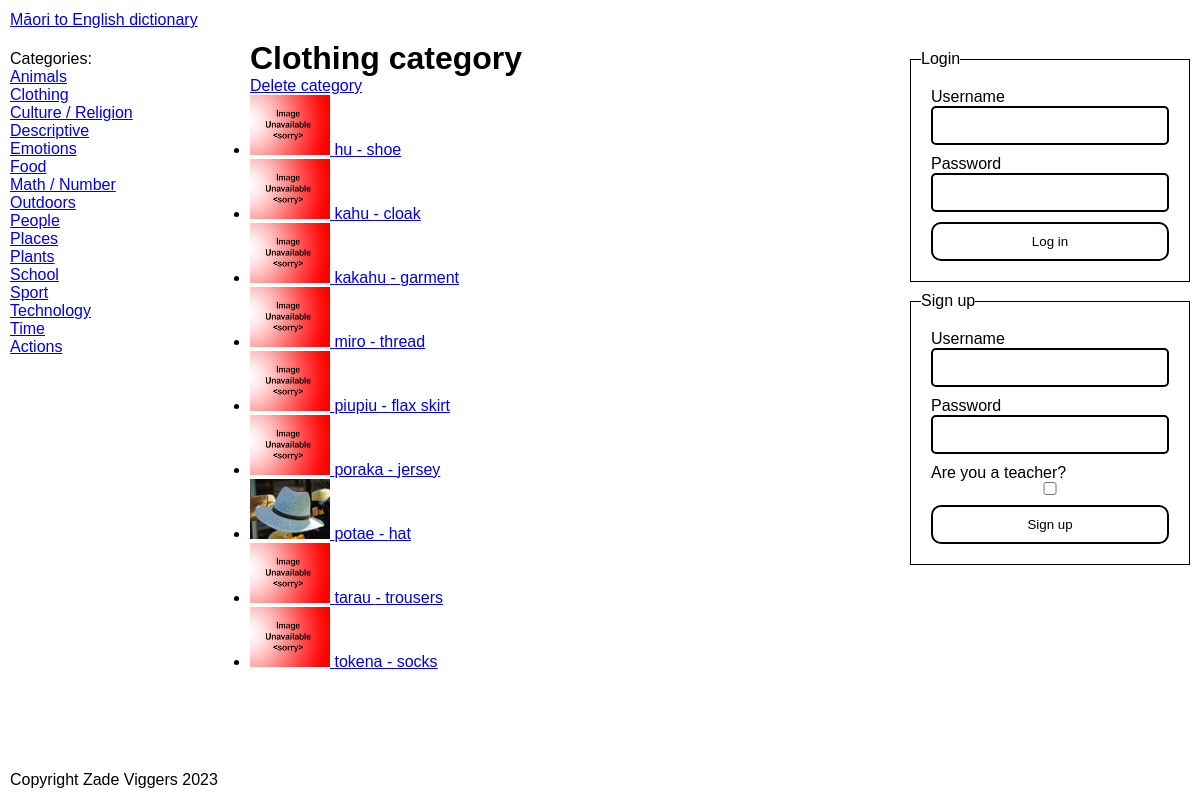
The app's page /categories/2 with its own data.
### tables this page shows
CREATE TABLE "Categories" (
	"ID"	INTEGER NOT NULL UNIQUE,
	"EnglishName"	TEXT NOT NULL,
	PRIMARY KEY("ID" AUTOINCREMENT)
) STRICT;

CREATE TABLE "Words" (
	"ID"	INTEGER NOT NULL UNIQUE,
	"MaoriSpelling"	TEXT NOT NULL,
	"EnglishSpelling"	TEXT NOT NULL,
	"EnglishDefinition"	TEXT NOT NULL,
	"YearLevelFirstEncountered"	INTEGER NOT NULL,
	"ImageFilename"	TEXT,
	"CreatedBy"	INTEGER NOT NULL,
	"CreatedAt"	INTEGER NOT NULL,
	"LastModifiedBy"	INTEGER,
	"LastModifiedAt"	INTEGER,
	"CategoryID"	INTEGER NOT NULL,
	PRIMARY KEY("ID" AUTOINCREMENT),
	FOREIGN KEY("CategoryID") REFERENCES "Categories"("ID"),
	FOREIGN KEY("CreatedBy") REFERENCES "Users"("ID"),
	FOREIGN KEY("LastModifiedAt") REFERENCES "Users"("ID")
) STRICT;

### app.py (the view)
@server.route("/categories/<id>", methods=["GET"])
def category_page(id):
    category = None
    for _category in g.categories:
        if str(_category["ID"]) == id:
            category = _category
    if category == None:
        abort(404)
    category_words_query = "SELECT * FROM Words WHERE CategoryID = ?"
    g.cursor.execute(category_words_query, [category["ID"]])
    category_words = g.cursor.fetchall()
    return render_template(
        "pages/specific_category.jinja", category=category, words=category_words
    )

### app.py (called while the page is built, shortened)
def db_dict_factory(cursor, row):
    d = {}
    for idx, col in enumerate(cursor.description):
        d[col[0]] = row[idx]
    return d

def get_db() -> sqlite3.Connection:
    db_connection = sqlite3.connect("dictionary.db")
    db_connection.row_factory = db_dict_factory
    return db_connection

def get_user():
    return False

@server.before_request
def before_request():
    g.db = get_db()
    g.cursor = g.db.cursor()
    g.user = get_user()
    categories_query = "SELECT ID, EnglishName from Categories"
    g.cursor.execute(categories_query)
    categories = g.cursor.fetchall()
    g.categories = categories

@server.teardown_request
def teardown_request(error):
    g.db.close()

@server.context_processor
def context_processor():
    return {"categories": g.categories, "user": g.user}

### templates/pages/specific_category.jinja (shortened to what this page needs)
{% extends "base.jinja" %}
{% set title = category.EnglishName %}
{% block main %}
    <h1>{{ category.EnglishName }} category</h1>
    <a data-confirm
       href="{{ url_for('delete_category_action', id=category.ID) }}">Delete category</a>
    {{ components.WordList(words) }}
{% endblock main %}

### templates/base.jinja (shortened to what this page needs)
{% import 'components.jinja' as components with context %}
<!DOCTYPE html>
<html lang="en">
    <head>
        <link href="{{ url_for('static', filename='style.css') }}" rel="stylesheet" />
    </head>
    <body>
        <header>
            <a href="{{ url_for('home_page') }}" id="site-title">Māori to English dictionary</a>
        </header>
        <section id="categories-container">
            <nav id="categories">
                Categories:
                <ul>
                    {% for category in categories %}
                        <li>
                            <a href="{{ url_for('category_page', id=category.ID) }}">{{ category.EnglishName }}</a>
                        </li>
                    {% endfor %}
                </ul>
            </nav>
        </section>
        <main id="content">
            {% block main %}
            {% endblock main %}
        </main>
        <section id="auth-container">
            <div id="auth">
                {% if user == false %}
                    <fieldset form="login">
                        <legend>Login</legend>
                        <form action="{{ url_for('handle_log_in') }}" id="login" method="post">
                            {{ components.TextField("log-in-username", "Username") }}
                            {{ components.TextField("log-in-password", "Password", type="password") }}
                            <button type="submit">Log in</button>
                        </form>
                    </fieldset>
                    <fieldset form="sign-up">
                        <legend>Sign up</legend>
                        <form action="{{ url_for('handle_sign_up') }}" id="sign-up" method="post">
                            {{ components.TextField("sign-up-username", "Username") }}
                            {{ components.TextField("sign-up-password", "Password", type="password") }}
                            <label for="is-teacher">
                                Are you a teacher?
                                <input type="checkbox" name="is-teacher" id="is-teacher" />
                            </label>
                            <button type="submit">Sign up</button>
                        </form>
                    </fieldset>
                {% endif %}
            </div>
        </section>
        <footer>
            <p>Copyright Zade Viggers 2023</p>
        </footer>
</body>
</html>

### templates/components.jinja (shortened to what this page needs)
{% macro WordImage(word, small=False) %}
    {% set multiplier = 80 %}
    {% if small %}
        {% set multiplier = 20 %}
    {% endif %}
    {% if word.ImageFilename != none %}
        <img class="word-image"
             src="{{ url_for('static', filename='images/'+word.ImageFilename) }}"
             alt="An image of {{ word.EnglishSpelling }}"
             title="An image of {{ word.EnglishSpelling }}"
             width="{{ 4*multiplier }}"
             height="{{ 3*multiplier }}" />
    {% else %}
        <img class="word-image"
             src="{{ url_for('static', filename='images/noimage.png') }}"
             alt="A placeholder image"
             title="A placeholder image"
             width="{{ 4*multiplier }}"
             height="{{ 3*multiplier }}" />
    {% endif %}
{% endmacro %}
{% macro WordLink(word) %}
    <a href="{{ url_for('word_page', id=word.ID) }}">
    {{ WordImage(word, small=True) }} <span>{{ word.MaoriSpelling }} - {{ word.EnglishSpelling }}</span></a>
{% endmacro %}
{% macro WordList(words) %}
    {% if user != false  and user.teacher %}
        <table>
            <thead>
                <tr>
                    <th>Word</th>
                    <th>Actions</th>
                </tr>
            </thead>
            <tbody>
                {% for word in words %}
                    <tr>
                        <td>{{ WordLink(word) }}</td>
                        <td>
                            <a data-confirm href="{{ url_for('delete_word_action', id=word.ID) }}">Delete</a>
                        </td>
                    </tr>
                {% endfor %}
            </tbody>
        </table>
    {% else %}
        <ul>
            {% for word in words %}<li>{{ WordLink(word) }}</li>{% endfor %}
        </ul>
    {% endif %}
{% endmacro %}
{% macro TextField(name, label, prefix=None, textarea=False, required=True) %}
    <label for="{{ name }}">
        {{ label }}
        {% if textarea==false %}
            <div class="input-wrapper">
            {% endif %}
            {% if textarea %}
                <textarea {% else %} <input {% endif %} name="{{ name }}" id="{{ name }}" {% if required %}required{% endif %} {% for arg in kwargs %}{{ arg+'="'+kwargs[arg]+'"' }}{% endfor %}  {% if textarea %}></textarea>
            {% else %}
                />
            </div>
        {% endif %}
    </label>
{% endmacro %}

### static/style.css (style rules this page uses)
* { box-sizing: border-box; margin: 0; padding: 0; border: 0; font-family: sans-serif; }
:root { --navbar-height: 40px; --footer-height: 40px; --categories-width: 250px; --auth-width: 300px; --footer-x-padding: 10px; --header-x-padding: 10px; --categories-padding: 10px; --auth-padding: 10px; color-scheme: light; --accent: red; --accent-contrast: black; }
html, body { background-color: white; color: black; }
body { display: grid; min-height: 100vh; grid-template-columns: auto; grid-template-rows: var(--navbar-height) 1fr auto auto var(--footer-height); grid-template-areas: "header" "main" "categories" "auth" "footer"; }
#categories-container { grid-area: categories; }
#categories { padding: var(--categories-padding); }
#categories ul { list-style-type: none; }
#auth-container { grid-area: auth; }
#auth { padding: var(--auth-padding); display: flex; flex-direction: column; gap: var(--auth-padding); }
@media screen and (min-width: 800px) { body { grid-template-columns: var(--categories-width) auto var(--auth-width); grid-template-rows: var(--navbar-height) auto var(--footer-height); grid-template-areas: "header header header" "categories main auth" "footer footer footer"; } }
@media screen and (min-width: 800px) { #categories { position: sticky; top: 0; } }
@media screen and (min-width: 800px) { #auth { position: sticky; top: 0; } }
header { grid-area: header; grid-column: 1/-1; display: flex; align-items: center; padding-left: var(--header-x-padding); padding-right: var(--header-x-padding); }
main { grid-area: main; }
footer { grid-area: footer; grid-column: 1/-1; display: flex; align-items: center; padding-left: var(--footer-x-padding); padding-right: var(--footer-x-padding); }
fieldset { border: 1px solid black; }
form, fieldset { display: flex; flex-direction: column; padding: 10px; gap: 10px; }
label { display: flex; flex-direction: column; }
form :is(button, input, select, textarea) { padding: 10px; padding-left: 15px; padding-right: 15px; display: block; border-radius: 5px; width: 100%; background-color: white; }
form :is(button, .input-wrapper, select, textarea) { border: 2px solid black; border-radius: 5px; width: 100%; color: black; }
label { color: black; }
form :is(button, select, textarea):focus, form .input-wrapper:focus-within { border-color: var(--accent); outline: none; }
form .input-wrapper { padding: 0px; display: flex; align-items: center; }
form input { padding: 10px; }
form button[type="submit"] { padding: 10px; padding-left: 15px; padding-right: 15px; border-radius: 10px; }
form label:has(input[type="checkbox"]) { color: black; }

### records on screen
Categories: EnglishName "Animals"
Categories: EnglishName "Clothing"
Categories: EnglishName "Culture / Religion"
Categories: EnglishName "Descriptive"
Categories: EnglishName "Emotions"
Categories: EnglishName "Food"
Categories: EnglishName "Math / Number"
Categories: EnglishName "Outdoors"
Categories: EnglishName "People"
Categories: EnglishName "Places"
Categories: EnglishName "Plants"
Categories: EnglishName "School"
Categories: EnglishName "Sport"
Categories: EnglishName "Technology"
Categories: EnglishName "Time"
Categories: EnglishName "Actions"
Words: MaoriSpelling "hu", EnglishSpelling "shoe"
Words: MaoriSpelling "kahu", EnglishSpelling "cloak"
Words: MaoriSpelling "kakahu", EnglishSpelling "garment"
Words: MaoriSpelling "miro", EnglishSpelling "thread"
Words: MaoriSpelling "piupiu", EnglishSpelling "flax skirt"
Words: MaoriSpelling "poraka", EnglishSpelling "jersey"
Words: ImageFilename (picture), MaoriSpelling "potae", EnglishSpelling "hat"
Words: MaoriSpelling "tarau", EnglishSpelling "trousers"
Words: MaoriSpelling "tokena", EnglishSpelling "socks"

### other values on screen
{{ label }} "Username Password Username Password"
